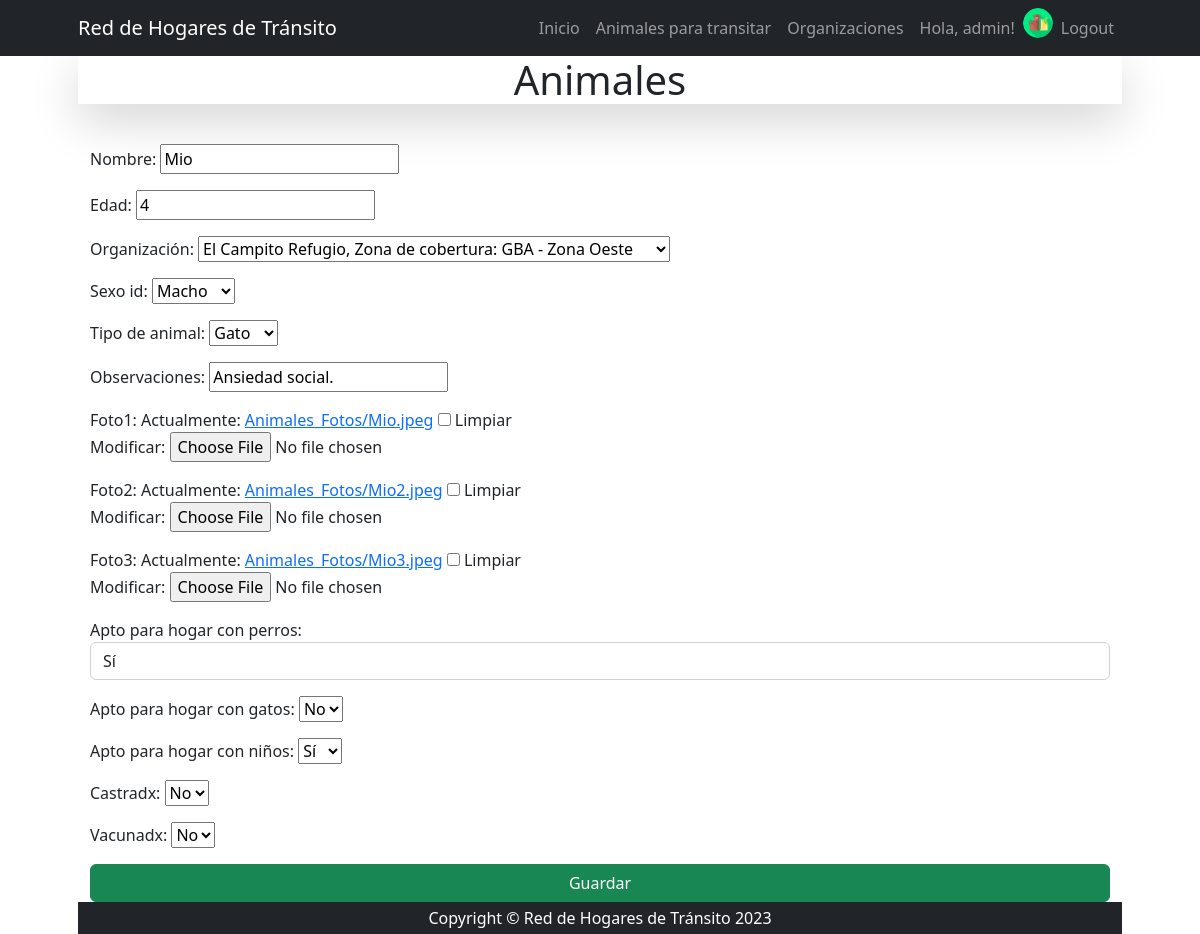
/animal/animal/update/3 (signed in), run on the app's committed database.
### apps/home/models.py (models this page shows, shortened)
class Usuario(models.Model):
    user = models.OneToOneField(User, on_delete=models.CASCADE)
    avatar = models.ImageField(upload_to="avatars", blank=True, null=True)
    class  Meta:
        verbose_name = 'usuario'
        verbose_name_plural = 'usuarios'

### apps/animal/models.py (models this page shows, shortened)
class Animal(models.Model):
    APTO_CHOICES = [(False, 'No'), (True, 'Sí')]
    nombre = models.CharField(max_length=30)
    edad = models.IntegerField()
    organizacion_id = models.ForeignKey("organizacion.Organizacion", on_delete=models.SET_NULL, null=True, verbose_name="Organización")
    sexo_id = models.ForeignKey(Sexo, on_delete=models.SET_NULL, null=True)
    tipo_animal_id = models.ForeignKey(TipoAnimal, on_delete=models.SET_NULL, null=True, verbose_name="Tipo de animal")
    observaciones = models.CharField(max_length=1000)
    foto1 = models.ImageField(upload_to='Animales_Fotos', null=True, blank = True)
    foto2 = models.ImageField(upload_to='Animales_Fotos', null=True, blank = True)
    foto3 = models.ImageField(upload_to='Animales_Fotos', null=True, blank = True)
    apto_perros = models.BooleanField(default=False, verbose_name="Apto para hogar con perros", choices=APTO_CHOICES)
    apto_gatos = models.BooleanField(default=False, verbose_name="Apto para hogar con gatos", choices=APTO_CHOICES)
    apto_infantes = models.BooleanField(default=False, verbose_name="Apto para hogar con niños", choices=APTO_CHOICES)
    castradx = models.BooleanField(default=False, verbose_name="Castradx", choices=APTO_CHOICES)
    vacunadx = models.BooleanField(default=False, verbose_name="Vacunadx", choices=APTO_CHOICES)
    fecha_actualizacion = models.DateTimeField(default=timezone.now, editable=False, verbose_name="fecha de actualización")
    class  Meta:
        verbose_name = 'Animal'
        verbose_name_plural = 'Animales'

### apps/organizacion/models.py (models this page shows)
class Organizacion(models.Model):
    nombre = models.CharField(max_length=30)
    email = models.EmailField()
    telefono = models.CharField(max_length=15)
    direccion = models.CharField(max_length=50)
    region_id = models.ForeignKey(Region, on_delete=models.SET_NULL, null=True)
    avatar = models.ImageField(upload_to='avatars', null=True, blank = True)
    descripcion = models.CharField(max_length=1000, verbose_name="Descripción")
    class  Meta:
        verbose_name = 'organización'
        verbose_name_plural = 'organizaciones'
    def __str__(self) -> str:
        return f"{self.nombre}, Zona de cobertura: {self.region_id} "

class Region(models.Model):
    nombre = models.CharField(max_length=30)
    class  Meta:
        verbose_name = 'Región'
        verbose_name_plural = 'Regiones'
    def __str__(self) -> str:
        return self.nombre

### apps/animal/views.py (the view)
# urls.py: path("animal/update/<int:pk>", staff_member_required(views.AnimalUpdate.as_view()), name="animal_update"),
class AnimalUpdate(UpdateView):
    model = models.Animal
    success_url = reverse_lazy("animal:animal_list")
    form_class = forms.AnimalForm

### apps/animal/forms.py
class AnimalForm(forms.ModelForm):
    class Meta:
        model = Animal
        fields = "__all__"
        widgets = {
            "apto_perros": forms.Select(attrs={"class": "form-control"}),
        }

### apps/animal/models.py (called while the page is built)
    def __str__(self) -> str:
        return self.TipoAnimal

    def __str__(self) -> str:
        return self.sexo

### apps/animal/templates/animal/animal_form.html (shortened to what this page needs)
{% extends 'animal/index.html' %}
{% block content_animal %}
<form method="post" enctype="multipart/form-data">
    {{ form.as_p }}
    <div class="d-grid gap-3">
        <button type="submit" class="btn btn-success">Guardar</button>
    </div>
</form>
{% url 'animal:index' as url %}
{% endblock content_animal %}

### apps/home/templates/home/navbar.html (shortened to what this page needs)
{% load static %}
<nav class="navbar navbar-expand-lg navbar-dark bg-dark">
    <div class="container px-5">
        <a class="navbar-brand" href="#!">Red de Hogares de Tránsito</a>
        <div class="collapse navbar-collapse" id="navbarSupportedContent">
            <ul class="navbar-nav ms-auto mb-2 mb-lg-0">
                <li class="nav-item"><a class="nav-link {% if request.path == '/' %} active {% endif  %}" aria-current="page" href="{% url 'home:index' %}">Inicio</a></li>
                {% if user.is_authenticated %}
                    <li class="nav-item"><a class="nav-link {% if request.path == '/' %} active {% endif  %}" href="{% url 'animal:index' %}">Animales para transitar</a></li>
                    <li class="nav-item"><a class="nav-link {% if request.path == '/' %} active {% endif  %}" href="{% url 'organizacion:index' %}">Organizaciones</a></li>
                    <li class="nav-item"><a class="nav-link {% if request.path == '/' %} active {% endif  %}" href="{% url 'home:editarPerfil' %}">Hola, {{ user.username }}!</a></li>
                    {% if user.usuario.avatar.url  %}
                    <li class="nav-item"><img src="{{ user.usuario.avatar.url }}" alt="avatar" class="img-fluid rounded-circle" style="height: 30px;" ></li>
                    {% else %}
                        <li class="nav-item"><img src="{% static 'home/avatares.png' %}" alt="avatar" class="img-fluid rounded-circle" style="height: 30px;" ></li>
                    {% endif %}
                    <li class="nav-item"><a class="nav-link {% if request.path == '/' %} active {% endif  %}" href="{% url 'home:logout' %}">Logout</a></li>
                {% else %}
                    <li class="nav-item"><a class="nav-link {% if request.path == '/' %} active {% endif  %}" href="{% url 'home:sobreNosotrxs' %}">Sobre Nosotrxs</a></li>
                    <li class="nav-item"><a class="nav-link" href="{% url 'home:login' %}">Login</a></li>
                {% endif %}
            </ul>
        </div>
    </div>
</nav>

### data on the page
Animal: nombre "Mio", edad "4", organizacion_id "El Campito Refugio, Zona de cobertura: GBA - Zona Oeste", sexo_id "Macho", tipo_animal_id "Gato", observaciones "Ansiedad social.", apto_perros "Sí", apto_gatos "No", apto_infantes "Sí", castradx "No", vacunadx "No"

### other printed values
{{ user.username }} "admin"
